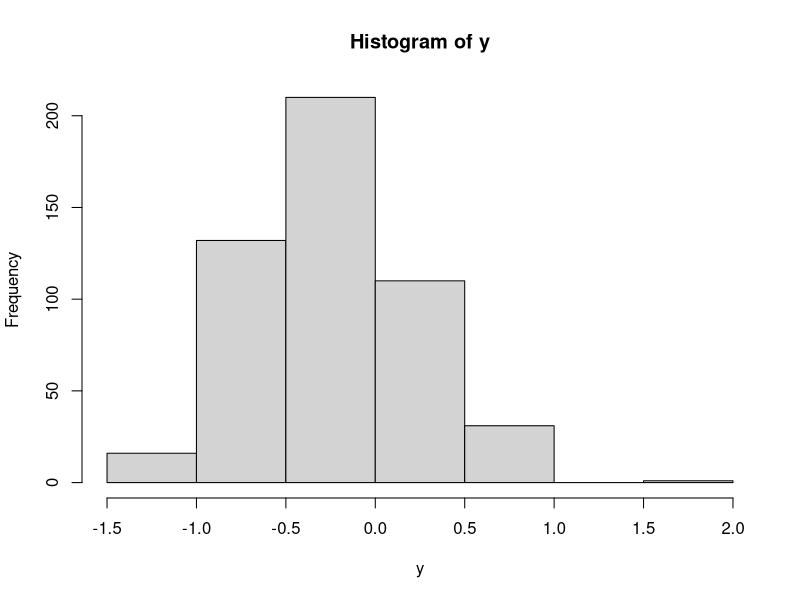
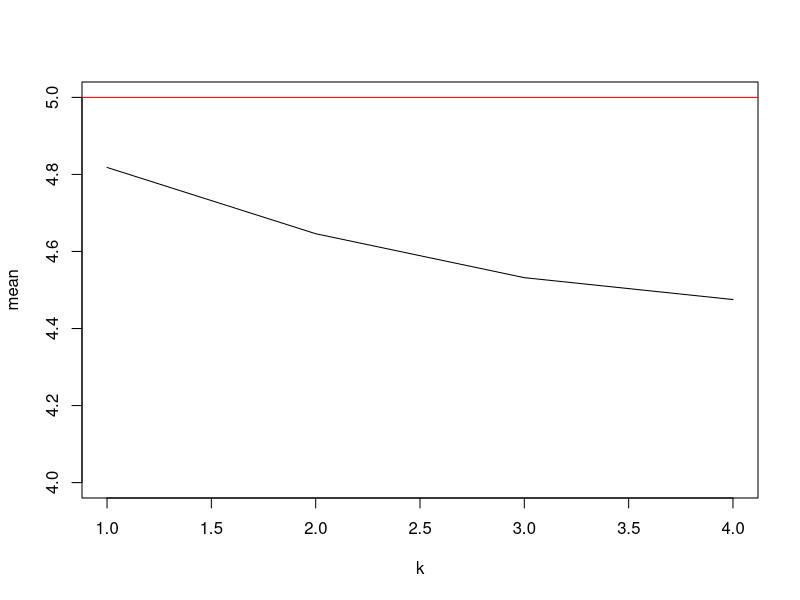

Write the R code that produced these figures, in order.
## ---- chunk 1
set.seed(67)
x <- rnorm(1000)
## ---- chunk 2
length(x[x <= 0 | x >= 1])
mean(x[x <= 0 | x >= 1])
## ---- chunk 3
normal_mean <- function(n) {
  x <- rnorm(n)
  return(mean(x[x <= 0 | x >= 1]))
}

normal_mean(100)
## ---- chunk 4
y <- numeric(500)
for (i in 1:500) {
  y[i] <- normal_mean(10)
}

hist(y)
max(y)
min(y)
## ---- chunk 5
craps_win <- function() {
  roll_1 <- sum(sample(1:6, 2, replace = TRUE))
  if (roll_1 == 2 | roll_1 == 3 | roll_1 == 12) {
    return(FALSE)
  } else if (roll_1 == 7 | roll_1 == 11) {
    return(TRUE)
  } else {
    next_roll <- sum(sample(1:6, 2, replace = TRUE))
    while(next_roll != roll_1) {
      if (next_roll == 7) {
        return(FALSE)
      } else {
        next_roll <- sum(sample(1:6, 2, replace = TRUE))
      }
    }
    return(TRUE)
  }
}

win_pct <- function(n) {
  games <- logical(n)
  for (i in 1:n) {
    games[i] <- craps_win()
  }
  return(sum(games) / n)
}

win_pct(100)
win_pct(1000)
win_pct(10000)
win_pct(100000)
win_pct(1000000)
## ---- chunk 6
rolls_until_6 <- function() {
  roll <- sample(1:6, 1)
  num_rolls <- 1
  while (roll != 6) {
    roll <- sample(1:6, 1)
    num_rolls <- num_rolls + 1
  }
  return(num_rolls)
}

average_rolls <- function(n) {
  rolls <- numeric(n)
  for (i in 1:n) {
    rolls[i] <- rolls_until_6()
  }
  return(mean(rolls))
}

average_rolls(100)
average_rolls(1000)
average_rolls(10000)
average_rolls(100000)
average_rolls(1000000)
## ---- chunk 7
k_winsorized_mean <- function(vec, k) {
  vec <- sort(vec)
  for (i in 1:k) {
    vec[i] <- vec[k + 1]
    vec[length(vec) - i + 1] <- vec[length(vec) - k]
  }
  return(mean(vec))
}
## ---- chunk 8
chi_means <- numeric(10000)
for (i in 1:10000) {
  chi_means[i] <- mean(rchisq(10, 5))
}

mean(chi_means)
var(chi_means)
## ---- chunk 9
k_winsorized_chi_means <- function(k) {
  winsorized_means <- numeric(10000)
  for (i in 1:10000) {
    winsorized_means[i] <- k_winsorized_mean(rchisq(10, 5), k)
  }
  return(winsorized_means)
}

one_winsorized_chi_means <- k_winsorized_chi_means(1)
two_winsorized_chi_means <- k_winsorized_chi_means(2)
three_winsorized_chi_means <- k_winsorized_chi_means(3)
four_winsorized_chi_means <- k_winsorized_chi_means(4)

winsorized_table <- data.frame(k = c(1, 2, 3, 4),
                               mean = c(mean(one_winsorized_chi_means), mean(two_winsorized_chi_means),
                                        mean(three_winsorized_chi_means), mean(four_winsorized_chi_means)),
                               variance = c(var(one_winsorized_chi_means), var(two_winsorized_chi_means),
                                            var(three_winsorized_chi_means), var(four_winsorized_chi_means)))

winsorized_table

plot(x = winsorized_table$k,
     y = winsorized_table$mean,
     type = 'l',
     ylim = c(4, 5),
     xlab = 'k',
     ylab = 'mean')

abline(h = 5, col = 'red')
